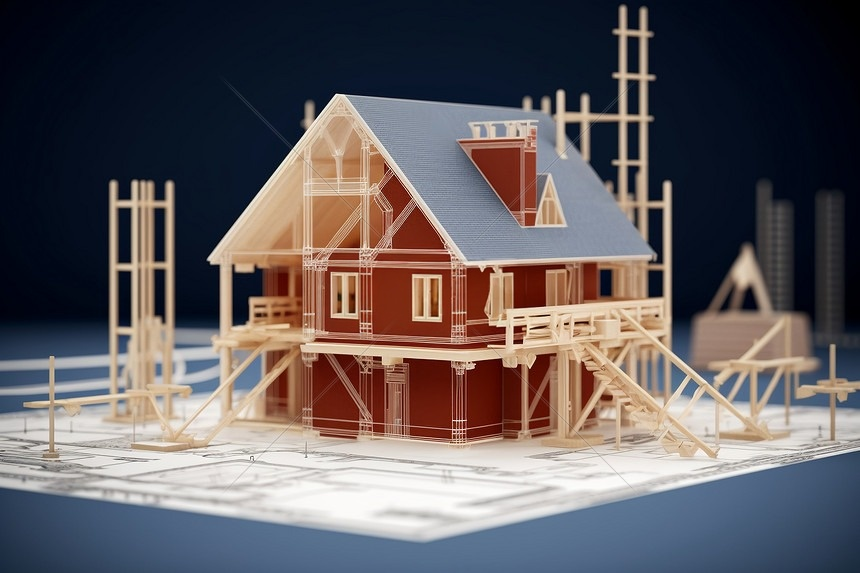
#> input picture homework/input.jpg, 860 x 573 px
$ python 'canny边缘检测.py'
#> lines starting #> are read from the running program, lines starting #| are printed output that depends on the picture; after the words box and inside, x2 and y2 are one past the last pixel; in counts of white or black regions, pixels touching at a corner belong together
#> further down, image_color is the input picture: shape (573, 860, 3); mean B, G, R 95.2, 92.2, 98.5
import cv2
import numpy as np
import matplotlib.pyplot as plt
from collections import deque
from numba import njit,prange

plt.rcParams['font.sans-serif'] = ['SimHei']      # 设置中文字体（黑体）
plt.rcParams['axes.unicode_minus'] = False        # 解决负号显示为方块

# 之前实现的Sobel算子 向下|向右为正方向 去除梯度方向计算
def sobel(image):
    image = image.astype(np.float64)

    Kx = np.array([
        [-1, 0, 1],
        [-2, 0, 2],
        [-1, 0, 1]
    ])

    Ky = np.array([
        [-1, -2, -1],
        [ 0,  0,  0],
        [ 1,  2,  1]
    ])

    padded = np.pad(image, 1, mode="reflect")
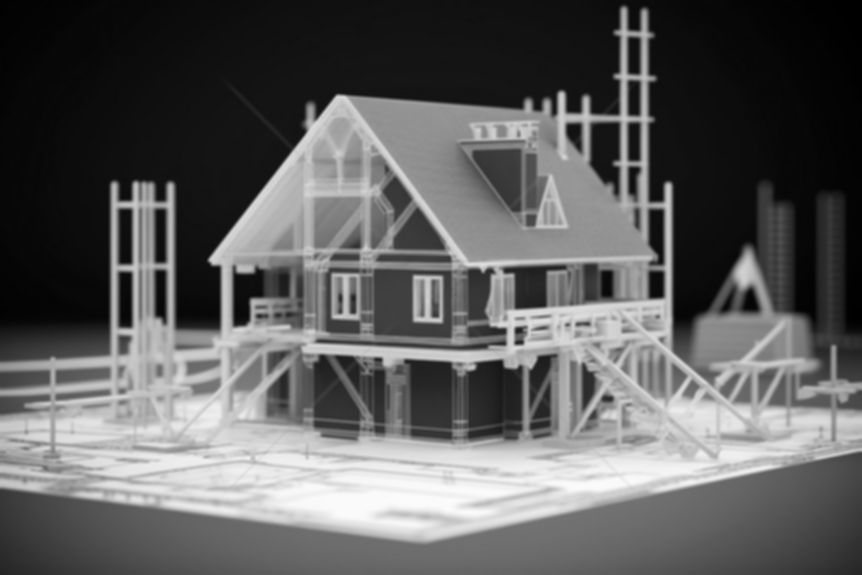
#> padded: shape (575, 862) float64; min 0, max 252, mean 94.1
    h, w = image.shape
#> h = 573; w = 860

    Gx = np.zeros((h, w), dtype=np.float64)
    Gy = np.zeros((h, w), dtype=np.float64)

    for i in range(3):
        for j in range(3):
            region = padded[i:i+h, j:j+w]
            Gx += Kx[i, j] * region
            Gy += Ky[i, j] * region
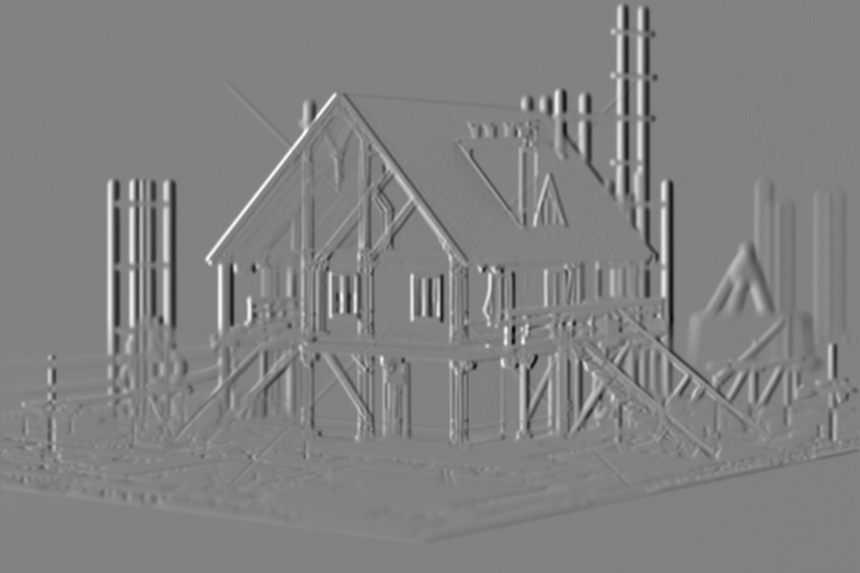
#> Gx: shape (573, 860) float64; min -411, max 395, mean -0.1; drawn with min black and max white
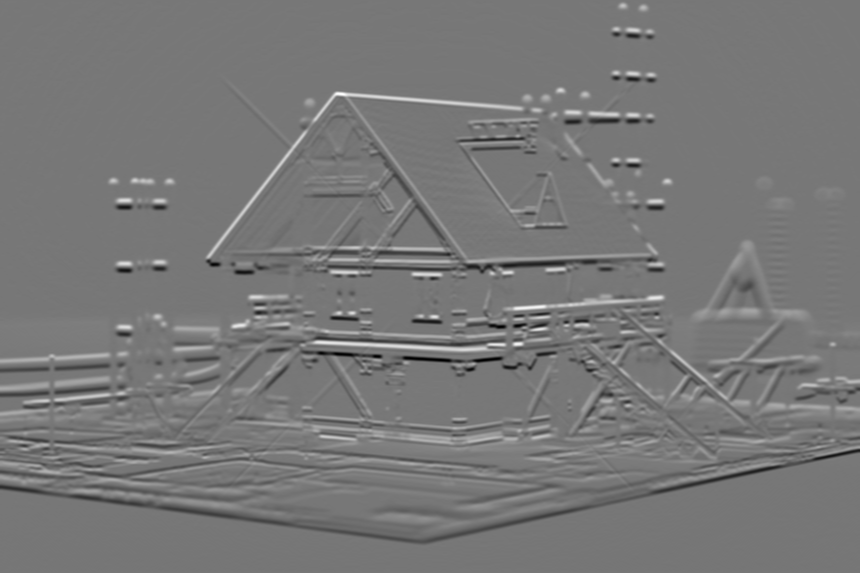
#> Gy: shape (573, 860) float64; min -399, max 451, mean 1; drawn with min black and max white

    magnitude = np.hypot(Gx, Gy)
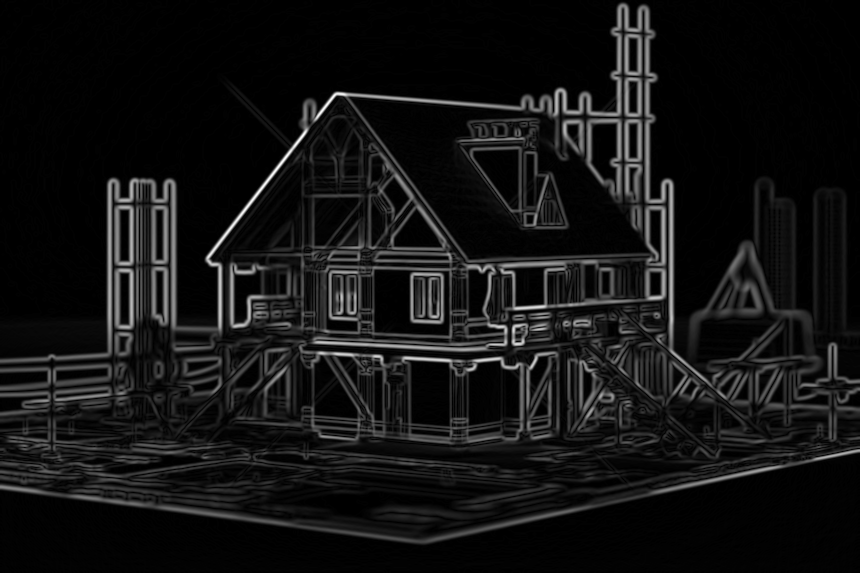
#> magnitude: shape (573, 860) float64; min 0, max 479.4, mean 36.4; drawn with min black and max white

    return Gx, Gy, magnitude

# 沿梯度方向线性插值的NMS 消除除法
@njit(parallel=True)
def nms_fast(Gx, Gy, magnitude):
    h, w = magnitude.shape
    result = np.zeros_like(magnitude)

    #逐元素遍历
    for y in prange(1, h - 1):
        for x in range(1, w - 1):
            m = magnitude[y, x]
            if m==0.0:
                continue

            gx = Gx[y, x]
            gy = Gy[y, x]
            ax = abs(gx)
            ay = abs(gy)

            #水平方向
            if ax >= ay:
                p, q = ax, ay
                a1 = magnitude[y, x + 1] #右
                a2 = magnitude[y, x - 1] #左

                #左上/右下方向
                if gx * gy >= 0:
                    b1 = magnitude[y + 1, x + 1] #右下
                    b2 = magnitude[y - 1, x - 1] #左上
                #左下/右上方向
                else:
                    b1 = magnitude[y - 1, x + 1] #右上
                    b2 = magnitude[y + 1, x - 1] #左下

            #竖直方向
            else:
                p, q = ay, ax
                a1 = magnitude[y + 1, x] #下
                a2 = magnitude[y - 1, x] #上

                #左上/右下方向
                if gx * gy >= 0:
                    b1 = magnitude[y + 1, x + 1] #右下
                    b2 = magnitude[y - 1, x - 1] #左上
                #左下/右上方向
                else:
                    b1 = magnitude[y + 1, x - 1] #左下
                    b2 = magnitude[y - 1, x + 1] #右上

            #插值比较，消除除法
            center = p * m
            neighbor1 = (p - q) * a1 + q * b1
            neighbor2 = (p - q) * a2 + q * b2
            if center >= neighbor1 and center >= neighbor2:
                result[y, x] = m

    return result

# 双阈值分类 bool矩阵
def double_threshold(image, low, high):
#> called with low = 40, high = 90
    strong = image >= high
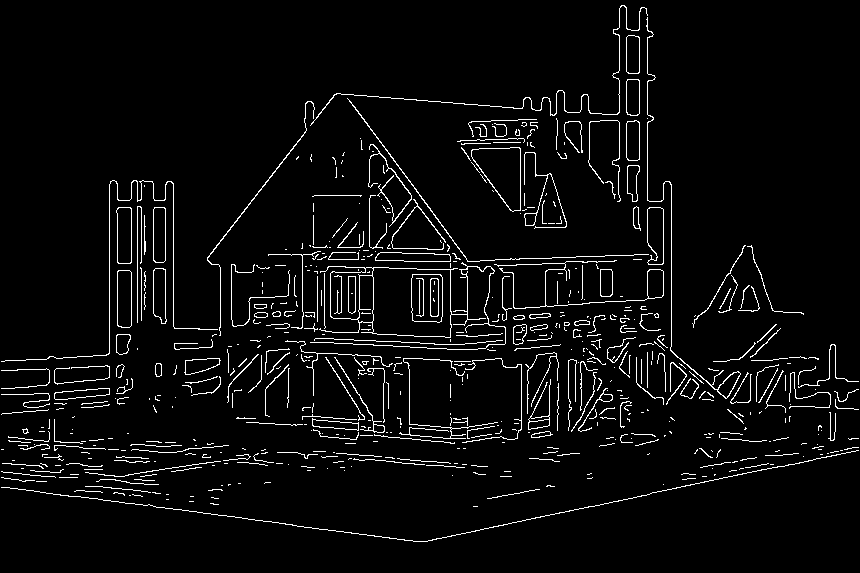
#> strong: shape (573, 860) bool; 4.3% white in thin lines or dots
    weak = (image >= low) & (image < high)
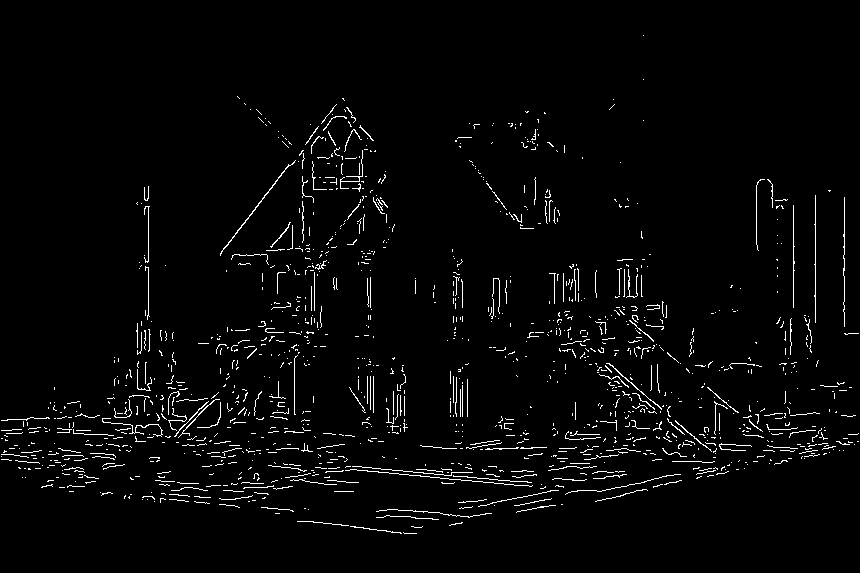
#> weak: shape (573, 860) bool; 2.7% white in thin lines or dots, all inside (x1, y1, x2, y2) = (1, 35, 859, 534)

    return strong, weak

# 滞后阈值追踪（8 邻域 BFS）
def hysteresis(strong, weak):
    h, w = strong.shape
#> h = 573; w = 860
    result = strong.copy()

    # 把所有强边缘作为 BFS 起点
    queue = deque(map(tuple, np.argwhere(strong)))

    neighbors = [
        (-1, -1), (-1, 0), (-1, 1),
        ( 0, -1),          ( 0, 1),
        ( 1, -1), ( 1, 0), ( 1, 1)
    ]

    while queue:
        y, x = queue.popleft()

        for dy, dx in neighbors:
            ny, nx = y + dy, x + dx

            if not (0 <= ny < h and 0 <= nx < w):
                continue

            # 弱边缘与已确认边缘连通
            if weak[ny, nx] and not result[ny, nx]:
                result[ny, nx] = True
                queue.append((ny, nx))
#> this loop made 29242 passes
#> (y, x) on passes 1 to 3: (5, 621), (5, 622), (5, 623)
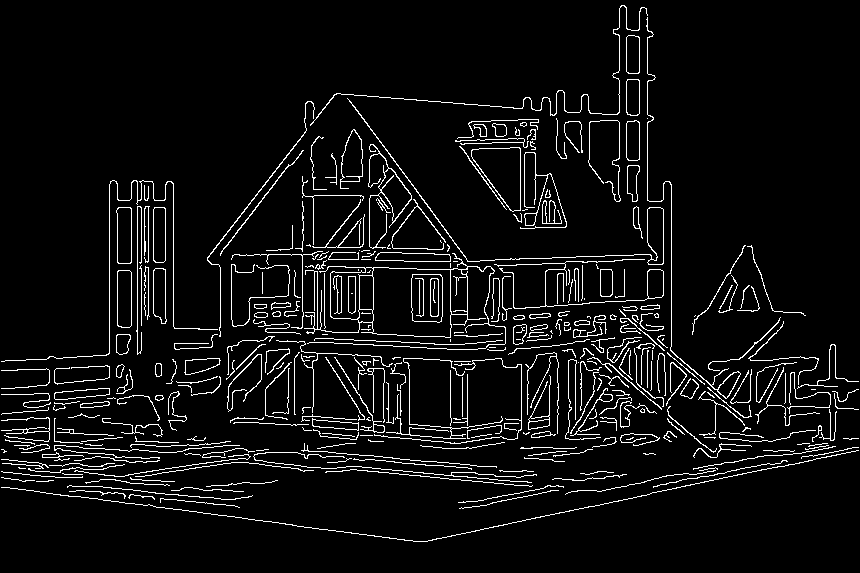
#> result: shape (573, 860) bool; 5.9% white in thin lines or dots

    return result.astype(np.uint8) * 255
#> returned value: shape (573, 860); 5.9% white in thin lines or dots

# 完整 Canny 流程
def manual_canny(image, low=40, high=100, sigma=1.4):
    # 高斯模糊
    blurred = cv2.GaussianBlur(image, (5, 5), sigmaX=sigma)

    # Sobel
    Gx, Gy, magnitude = sobel(blurred)

    # 非极大值抑制
    nms = nms_fast(Gx, Gy, magnitude)

    # 双阈值
    strong, weak = double_threshold(nms, low, high)

    # 滞后阈值追踪
    edges = hysteresis(strong, weak)

    return blurred, magnitude, nms, strong, weak, edges

# 以彩色模式读取图片（BGR格式）
image_color = cv2.imread("input.jpg", cv2.IMREAD_COLOR)
if image_color is None:
    raise FileNotFoundError("无法读取 input.jpg")

# 将彩色图片转换成灰度图
image_gray = cv2.cvtColor(image_color, cv2.COLOR_BGR2GRAY)

blurred, magnitude, nms, strong, weak, edges = manual_canny(
    image_gray,
    low=40,
    high=90,
    sigma=1.4
)

# 可视化各个阶段
images = [
    blurred,
    magnitude,
    nms,
    strong,
    weak,
    edges
]

titles = [
    "高斯模糊",
    "Sobel梯度",
    "非极大值抑制",
    "强边缘",
    "弱边缘",
    "最终Canny边缘"
]

fig, axes = plt.subplots(2, 3, figsize=(14, 9))

for ax, img, title in zip(axes.flat, images, titles):
    ax.imshow(img, cmap="gray")
    ax.set_title(title)
    ax.axis("off")
#> this loop made 6 passes
#> title on passes 1 to 6: '高斯模糊', 'Sobel梯度', '非极大值抑制', '强边缘', '弱边缘', '最终Canny边缘'

plt.tight_layout()
plt.show()

$ run again, with homework/harris展示.png saved as homework/input.jpg
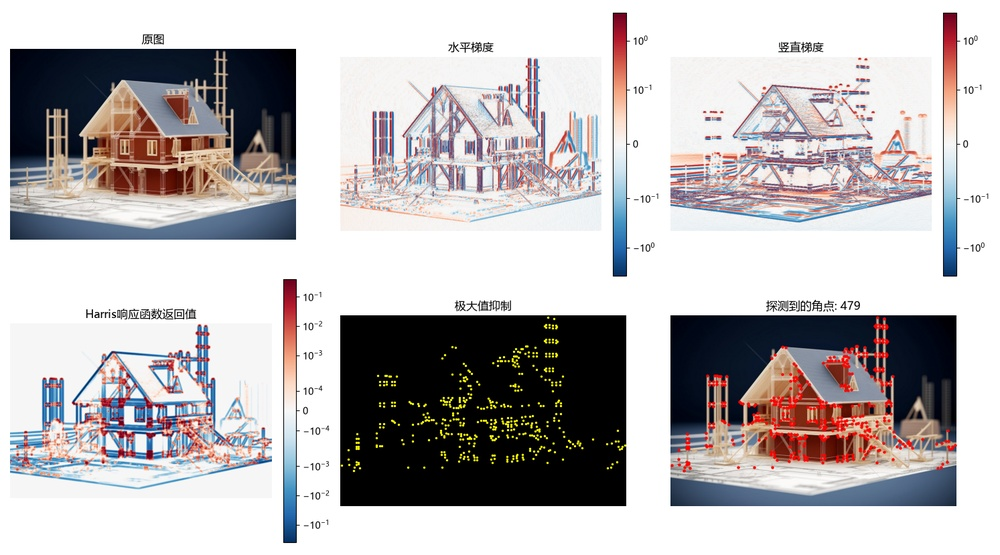
#> input picture homework/harris展示.png, 1000 x 555 px, shrunk from 1493 x 829 before the run
#> image_color is the input picture: shape (555, 1000, 3); mean B, G, R 184.8, 183.5, 187.4
#> strong: shape (555, 1000) bool; 6.2% white in thin lines or dots
#> in double_threshold, `weak = (image >= low) & (image < high)`:
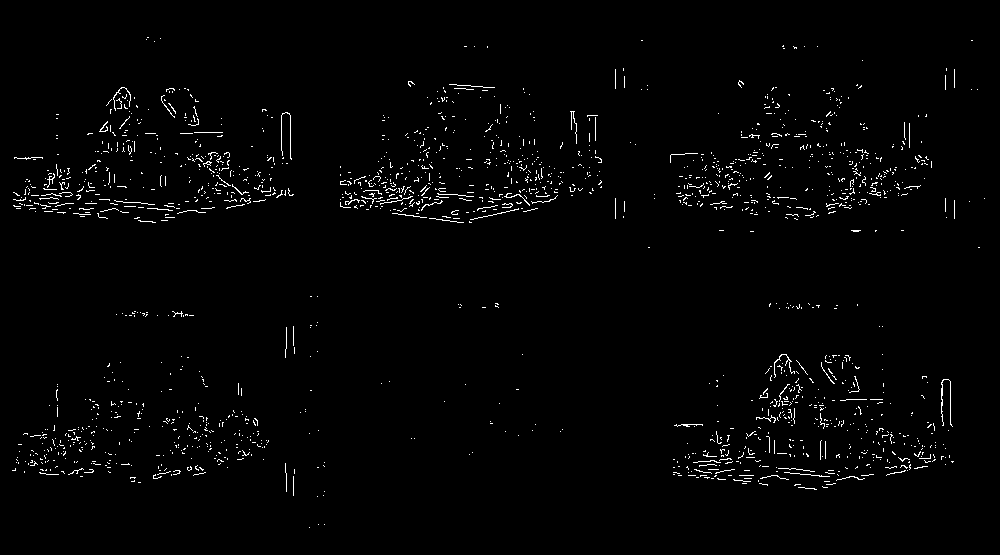
#> weak: shape (555, 1000) bool; 1.6% white in thin lines or dots, all inside (x1, y1, x2, y2) = (12, 37, 985, 528)
#> the loop in hysteresis, `while queue:` made 39604 passes
#> (y, x) on passes 1 to 3: (12, 614), (12, 615), (12, 616)
#> after the loop in hysteresis, `while queue:`:
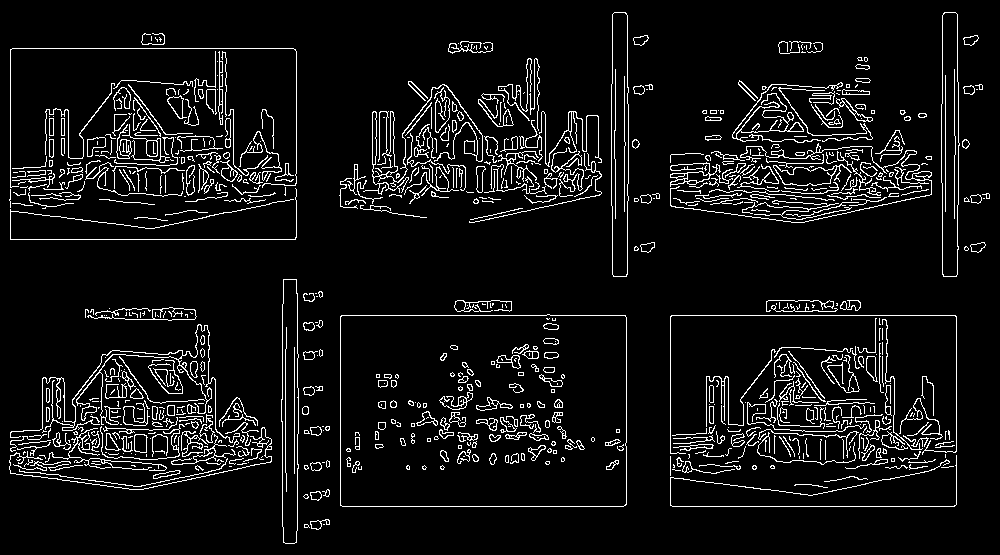
#> result: shape (555, 1000) bool; 7.1% white in thin lines or dots
#> the loop `for ax, img, title in zip(axes.flat, images, titles):` made 6 passes
#> title on passes 1 to 6: '高斯模糊', 'Sobel梯度', '非极大值抑制', '强边缘', '弱边缘', '最终Canny边缘'

$ run again, with homework/sobel展示.png saved as homework/input.jpg
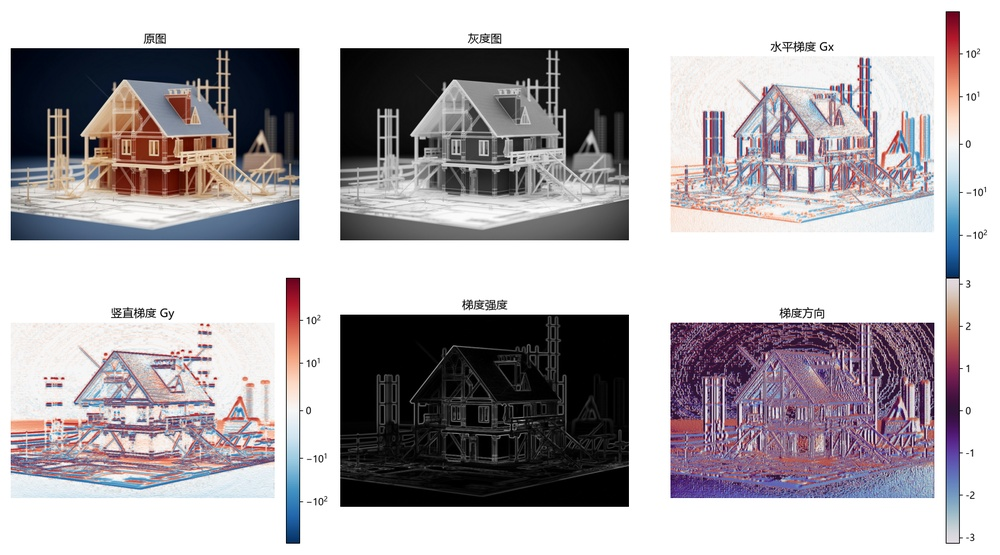
#> input picture homework/sobel展示.png, 1000 x 555 px, shrunk from 1493 x 829 before the run
#> image_color is the input picture: shape (555, 1000, 3); mean B, G, R 175.9, 172, 176.9
#> strong: shape (555, 1000) bool; 5.9% white in thin lines or dots
#> in double_threshold, `weak = (image >= low) & (image < high)`:
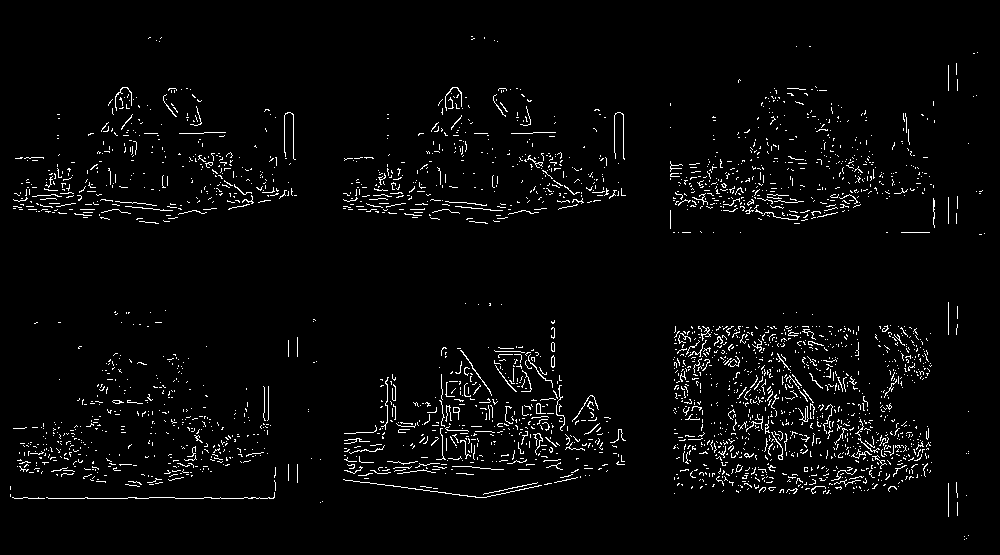
#> weak: shape (555, 1000) bool; 3.1% white in thin lines or dots, all inside (x1, y1, x2, y2) = (10, 36, 985, 540)
#> the loop in hysteresis, `while queue:` made 42725 passes
#> (y, x) on passes 1 to 3: (11, 946), (11, 947), (11, 948)
#> after the loop in hysteresis, `while queue:`:
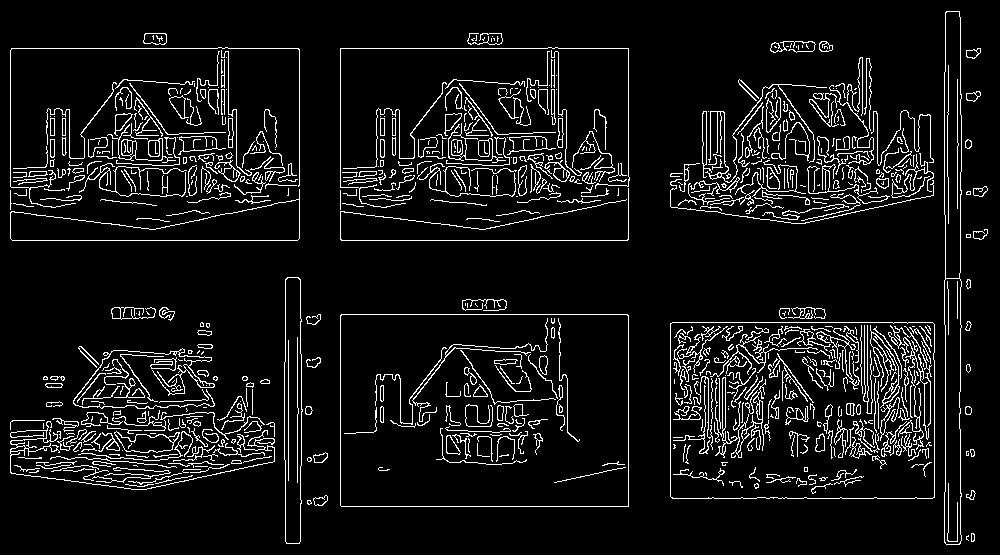
#> result: shape (555, 1000) bool; 7.7% white in thin lines or dots
#> the loop `for ax, img, title in zip(axes.flat, images, titles):` made 6 passes
#> title on passes 1 to 6: '高斯模糊', 'Sobel梯度', '非极大值抑制', '强边缘', '弱边缘', '最终Canny边缘'
